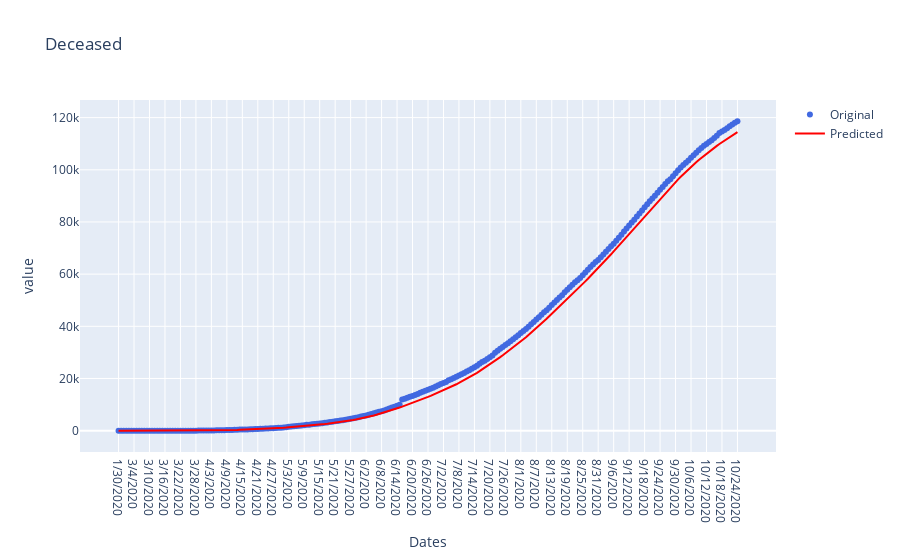

This figure's notebook cell:
### Code cell
#Deceased
fig=go.Figure()
fig.add_trace(go.Scatter(x=df_state['Date'], y=df_state['Deceased'],name='Original',
                         mode='markers',line=dict(color='royalblue',)))
fig.add_trace(go.Scatter(x=df_state['Date'], y=df_pred['Deceased'],name='Predicted',
                         line=dict(color='red',)))
fig.update_layout(title = "Deceased", xaxis = {'title':'Dates'}, yaxis = {'title':'value'})
#fig.update_xaxes(rangeslider_visible=True)
fig.show()

### Figure 1 — Plotly figure (JSON) as saved in the notebook; plotly's stock layout.template omitted (floating-point values rounded to 4 significant figures; data arrays with more than 128 entries replaced by an {"elided": "..."} marker saying what was removed)
{"data": [{"line": {"color": "royalblue"}, "mode": "markers", "name": "Original", "type": "scatter", "x": {"elided": "241 str values"}, "y": {"elided": "241 int values"}}, {"line": {"color": "red"}, "name": "Predicted", "type": "scatter", "x": {"elided": "241 str values"}, "y": {"elided": "241 float values"}}], "layout": {"title": {"text": "Deceased"}, "xaxis": {"title": {"text": "Dates"}}, "yaxis": {"title": {"text": "value"}}}}
